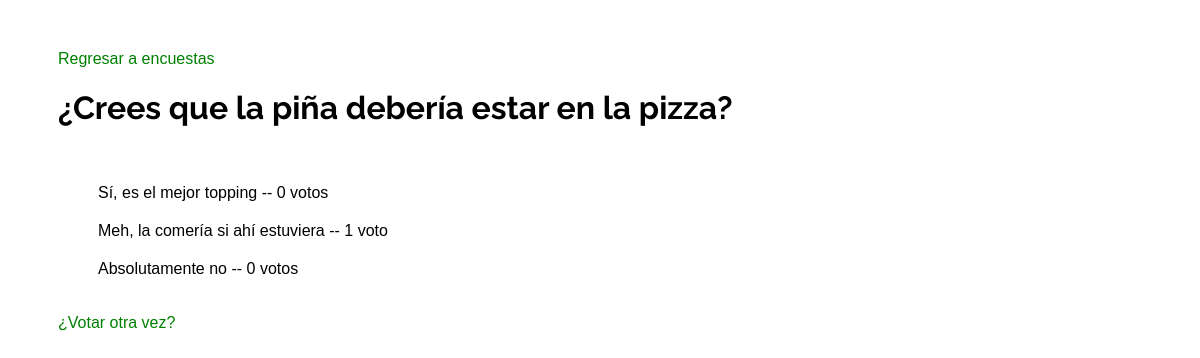
The page /polls/2/results/ on the database as committed earlier.
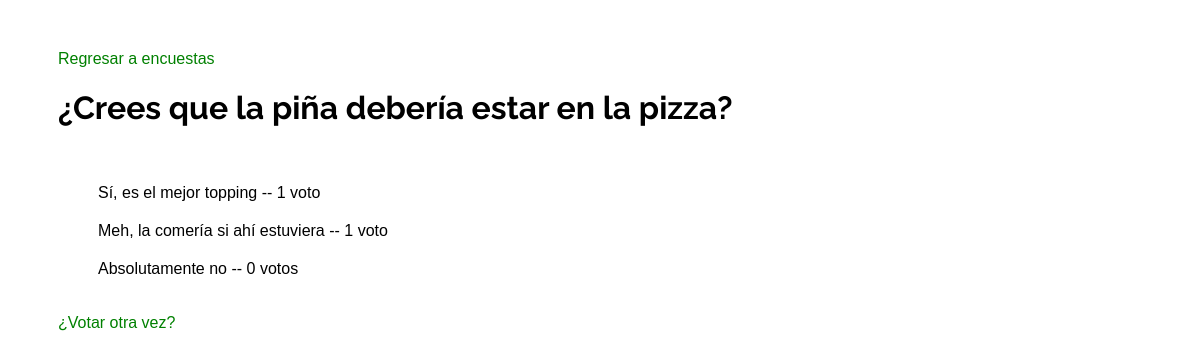
The same page on the database as committed later.
### polls/models.py (models this page shows, shortened)
class Choice(models.Model):
    question = models.ForeignKey(Question, on_delete=models.CASCADE)
    choice_text = models.CharField(max_length=200)
    votes = models.IntegerField(default=0)

### polls/views.py (the view)
# urls.py: path('<int:pk>/results/', views.ResultsView.as_view(), name='results'),
class ResultsView(generic.DetailView):
    model = Question
    template_name = 'polls/results.html'

### polls/templates/polls/results.html
{% extends "polls/base.html" %}
{% block content %}
    <a href="{% url 'polls:index' %}">Regresar a encuestas</a>
    <h1>{{ question.question_text }}</h1>
    <ul>
    {% for choice in question.choice_set.all %}
        <li>{{ choice.choice_text|ljust:"50" }} -- {{ choice.votes }} voto{{ choice.votes|pluralize }}</li>
    {% endfor %}
    </ul>
    <a href="{% url 'polls:detail' question.id %}">¿Votar otra vez?</a>
{% endblock content %}

Rows that differ between the two databases and show on the page:
changed Choice "Sí, es el mejor topping": votes "0" → "1"
